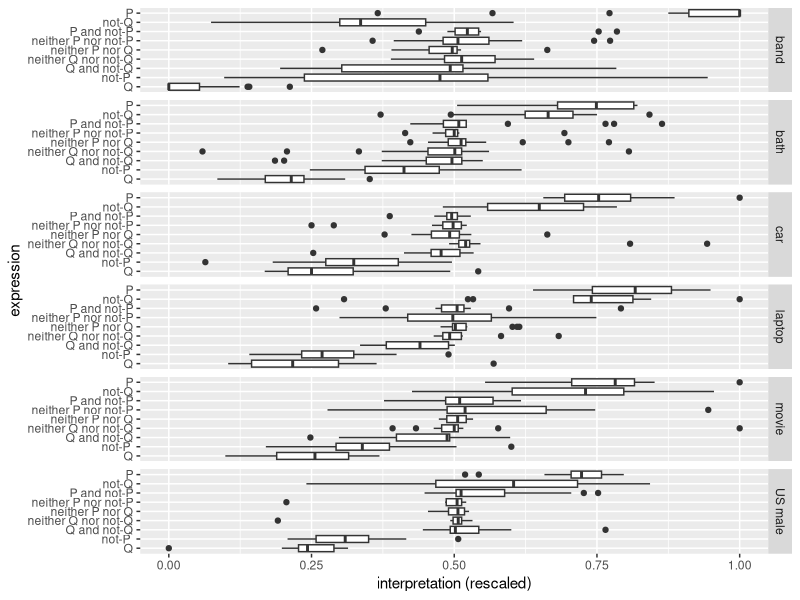
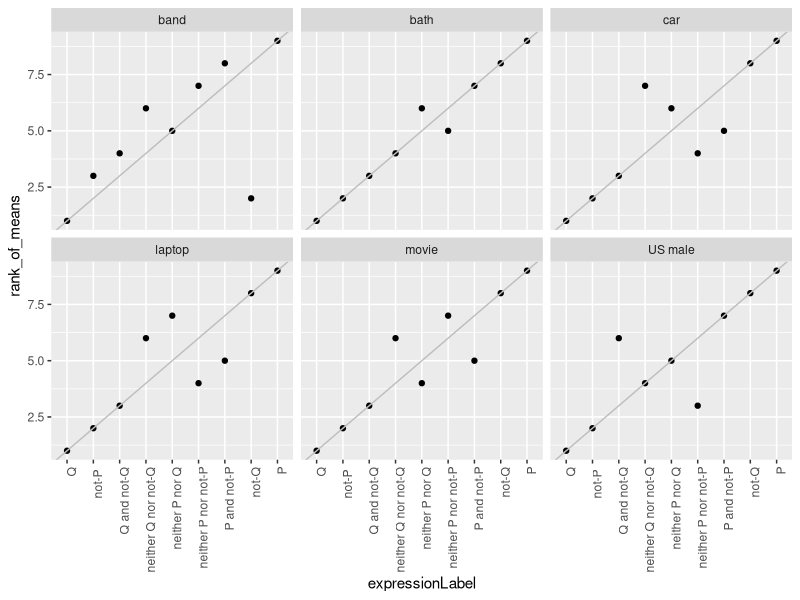
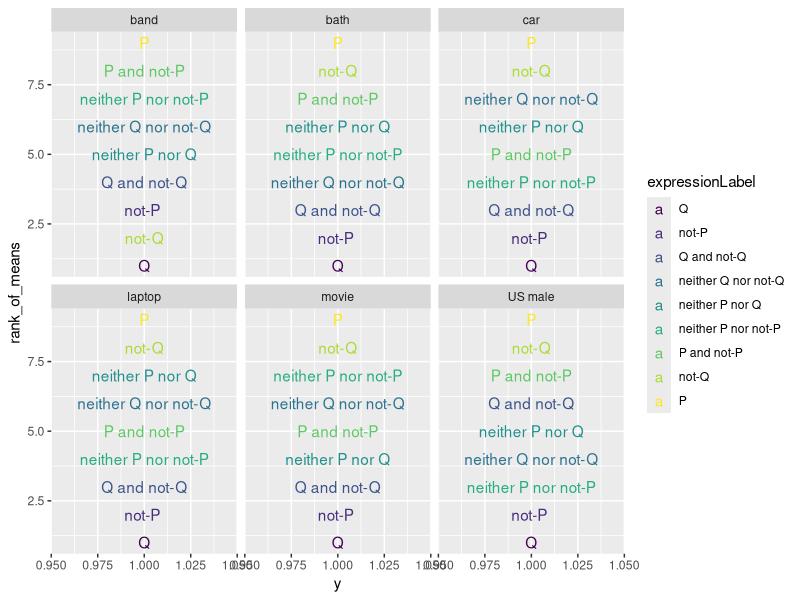
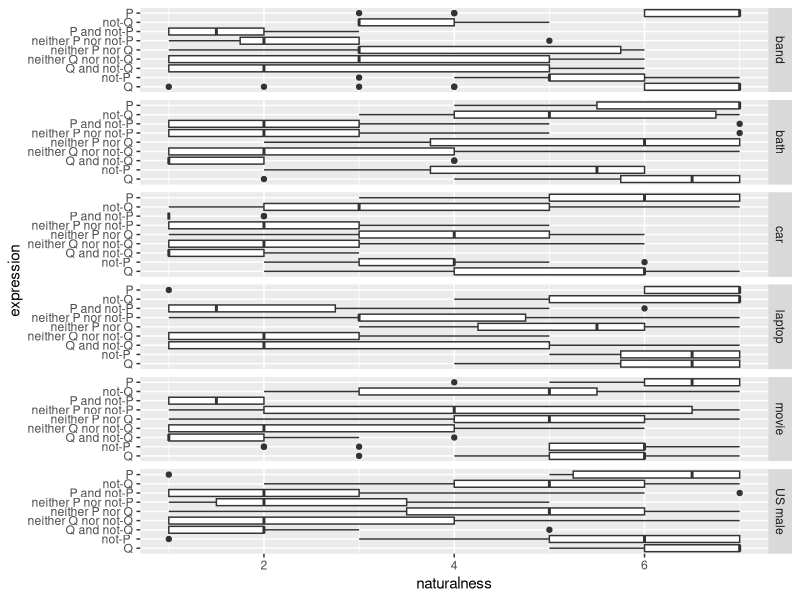
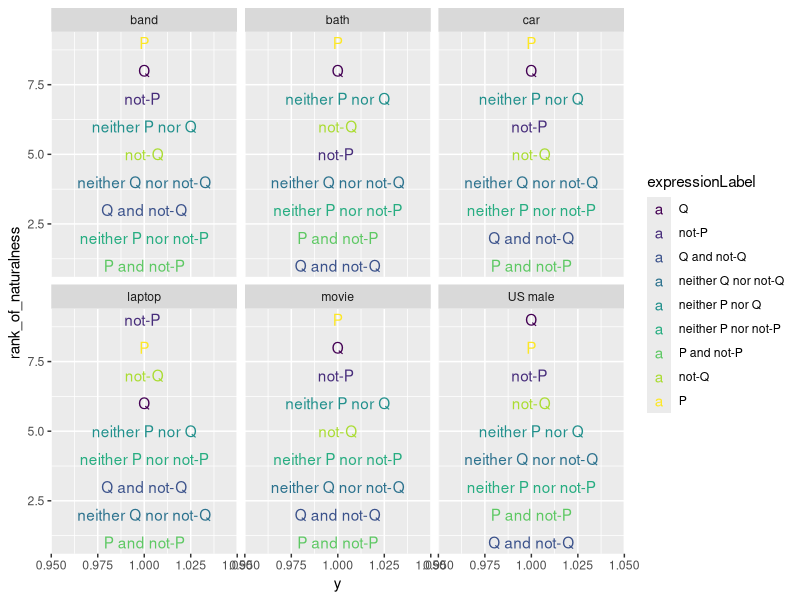
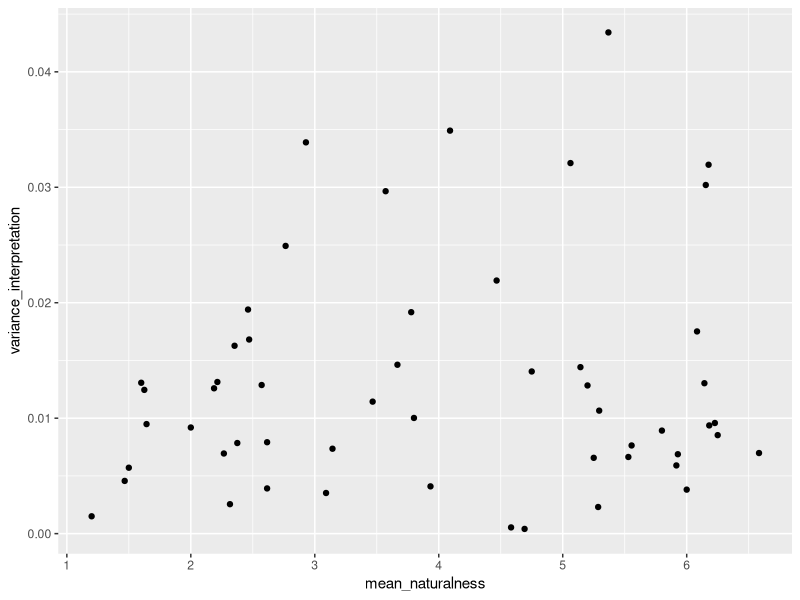

These figures' R source, in order:
## ---- chunk 1
knitr::opts_chunk$set(fig.width=8, fig.height=8, 
                      echo=FALSE, warning=FALSE, message=FALSE)
require(dplyr)
require(ggplot2)
require(reshape2)

## ---- chunk 2
d = read.csv('data.csv')
d = droplevels(subset(d, d$id != "debug5B1ZMX:debugAJ5FRP"))
nr_participants_initial = nlevels(factor(d$id))
## ---- chunk 3

d = droplevels(filter(d, ! language %in% c("bulgarian", "Chinese", "Hindi") ))
nr_excluded_for_language = nr_participants_initial - nlevels(factor(d$id)) 

d$workerID = unlist(sapply(1:nrow(d), function(i) strsplit(as.character(d$id[i]), ":")[[1]][1]))
d$assignmentID = unlist(sapply(1:nrow(d), function(i) strsplit(as.character(d$id[i]), ":")[[1]][2]))

## ---- chunk 4
d = d %>%
  mutate(id = as.numeric(factor(id)),
         expressionLabel = factor(expressionLabel, ordered = TRUE, 
                                  levels = c("Q", 
                                             "not-P ", 
                                             "Q and not-Q", 
                                             "neither Q nor not-Q", 
                                             "neither P nor Q", 
                                             "neither P nor not-P", 
                                             "P and not-P",
                                             "not-Q", 
                                             "P")),
         answerRescaled = 0) %>% 
  group_by(id, scenarioLabel) %>%
  mutate(rank = rank(answer))

interpretation_plot = ggplot(d, aes(y = answer, x = factor(expressionLabel))) + 
  geom_boxplot() + 
  facet_grid(scenarioLabel ~ ., scales = "free") + 
  coord_flip() + xlab("expression") + ylab("interpretation (rescaled)")
show(interpretation_plot)

## ---- chunk 5
mean_interpretation_ranks = d %>% group_by(scenarioLabel, expressionLabel) %>%
  summarize(mean_interpretation = mean(answer)) %>%
  group_by(scenarioLabel) %>%
  mutate(rank_of_means = rank(mean_interpretation))

mean_interpretation_ranks_plot = ggplot(mean_interpretation_ranks,
                                        aes(x = expressionLabel,
                                            y = rank_of_means)) +
  geom_point() + facet_wrap(~ scenarioLabel, nrow = 2) +
  theme(axis.text.x = element_text(angle = 90, hjust = 1)) + geom_abline(intercept = 0, color = "gray")
show(mean_interpretation_ranks_plot)
## ---- chunk 6
mean_interpretation_ranks_plot_text = ggplot(mean_interpretation_ranks,
                                             aes(x = rank_of_means,
                                                 y = 1,
                                                 label = expressionLabel,
                                                 color = expressionLabel)) +
  geom_text() + facet_wrap(~ scenarioLabel, nrow = 2) + coord_flip()
show(mean_interpretation_ranks_plot_text)
## ---- chunk 7
naturalness_plot = ggplot(d, aes(y = naturalness, x = factor(expressionLabel))) + 
  geom_boxplot() + 
  facet_grid(scenarioLabel ~ .) + 
  coord_flip() + xlab("expression") + ylab("naturalness")
show(naturalness_plot)
## ---- chunk 8
mean_naturalness_ranks = d %>% group_by(scenarioLabel, expressionLabel) %>%
  summarize(mean_naturalness = mean(naturalness)) %>%
  group_by(scenarioLabel) %>%
  mutate(rank_of_naturalness = rank(mean_naturalness, ties.method = "average"))

mean_naturalness_ranks_plot_text = ggplot(mean_naturalness_ranks,
                                             aes(x = rank_of_naturalness,
                                                 y = 1,
                                                 label = expressionLabel,
                                                 color = expressionLabel)) +
  geom_text() + facet_wrap(~ scenarioLabel, nrow = 2) + coord_flip()
show(mean_naturalness_ranks_plot_text)

## ---- chunk 9
correlation_data = d %>% group_by(scenarioLabel, expressionLabel, predicateType) %>%
  summarize(mean_naturalness = mean(naturalness),
            variance_interpretation = var(answer))

correlation_plot = ggplot(correlation_data, aes(x = mean_naturalness, y = variance_interpretation)) +
  geom_point()
show(correlation_plot)
